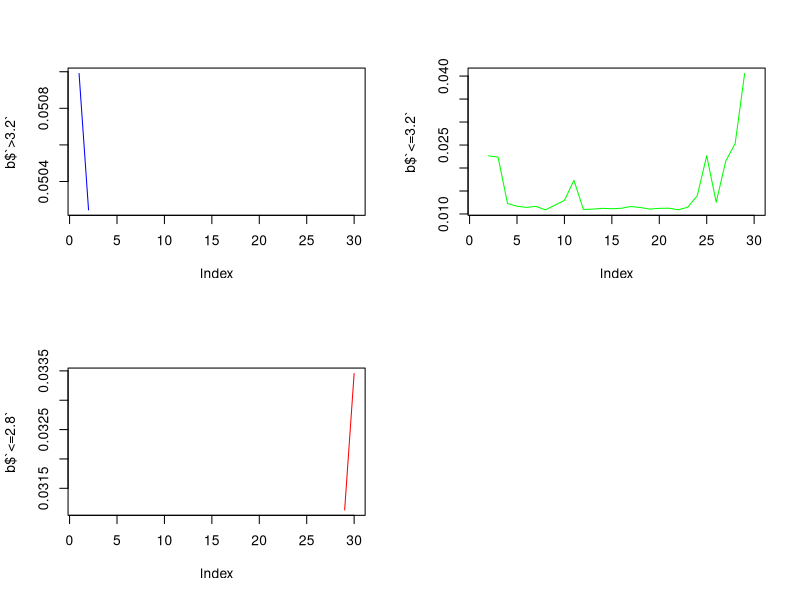
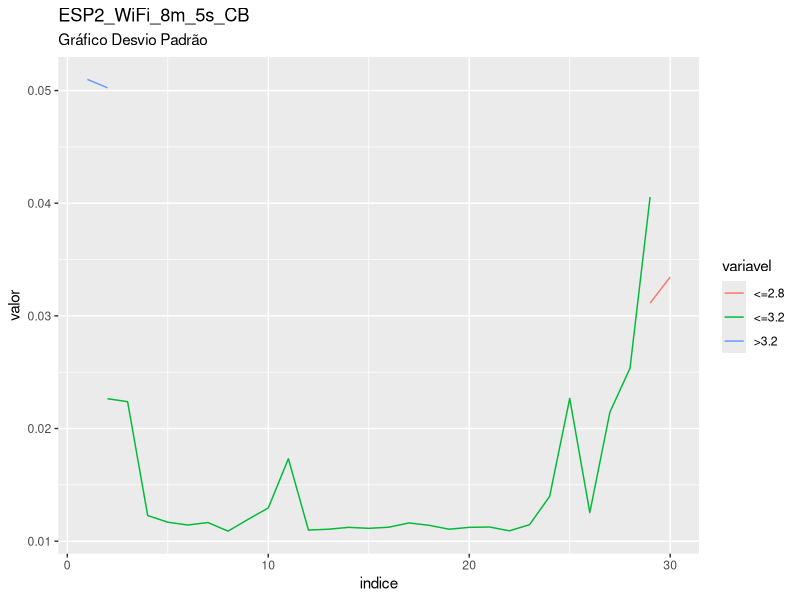
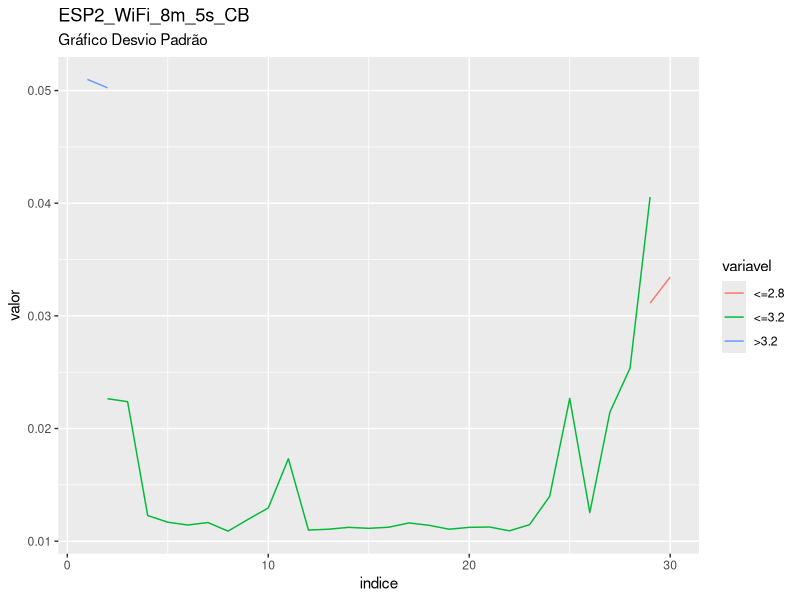

Write the R code that produced these figures, in order.
library(readxl)
plan_ESP2_WiFi_8m_5s_CB <- read_excel("ESP2 WiFi 8m 5s CB.xlsx")
View(plan_ESP2_WiFi_8m_5s_CB)

valor<-plan_ESP2_WiFi_8m_5s_CB$Column9
posicoes<-c(1:length(valor))

corte_1<-min(posicoes[which(valor==3.2)])
corte_2<-min(posicoes[which(valor==2.8)])

valor[which(posicoes==corte_1)]
valor[which(posicoes==corte_2)]

a<- rep(1,corte_1)
b<- rep(2,corte_2-corte_1)
c<- rep(3,length(valor)-corte_2)

plan_ESP2_WiFi_8m_5s_CB$nivel<-c(a,b,c)


###########################################################

require(lubridate)
plan_ESP2_WiFi_8m_5s_CB$t<-(plan_ESP2_WiFi_8m_5s_CB$Column1)
plan_ESP2_WiFi_8m_5s_CB$t0<-min((plan_ESP2_WiFi_8m_5s_CB$Column1))
plan_ESP2_WiFi_8m_5s_CB$survt<-(plan_ESP2_WiFi_8m_5s_CB$t-plan_ESP2_WiFi_8m_5s_CB$t0)
segundos<-round(as.numeric(diff(plan_ESP2_WiFi_8m_5s_CB$survt,1)))
plan_ESP2_WiFi_8m_5s_CB$segundos<-c(0,segundos)
plan_ESP2_WiFi_8m_5s_CB$segundos<- ifelse(plan_ESP2_WiFi_8m_5s_CB$segundos<0,5,plan_ESP2_WiFi_8m_5s_CB$segundos)
plan_ESP2_WiFi_8m_5s_CB$segundos_acum<-cumsum(plan_ESP2_WiFi_8m_5s_CB$segundos)
plan_ESP2_WiFi_8m_5s_CB$minutos_acum<-round(cumsum(plan_ESP2_WiFi_8m_5s_CB$segundos)/60)
plan_ESP2_WiFi_8m_5s_CB$minuto = cut(as.numeric(plan_ESP2_WiFi_8m_5s_CB$minutos_acum), c(0,5, 10,15, 20,25, 30,35, 40,45,50,55,60,65,70,75,80,85,90,95,100,105,110,115,120,125,130,135,140,145,Inf), right=FALSE)


tapply(plan_ESP2_WiFi_8m_5s_CB$Column9,plan_ESP2_WiFi_8m_5s_CB$nivel,sd)
tapply(plan_ESP2_WiFi_8m_5s_CB$Column9,plan_ESP2_WiFi_8m_5s_CB$minuto,sd)

a<-tapply(plan_ESP2_WiFi_8m_5s_CB$Column9,list(plan_ESP2_WiFi_8m_5s_CB$minuto, plan_ESP2_WiFi_8m_5s_CB$nivel),sd)
b<-data.frame(a)
names(b)<-c(">3.2","<=3.2","<=2.8")

# exportando saida para csv
write.csv(a,file="saida_dp_ESP2_WiFi_8m_5s_CB.csv")

#grafico

par(mfrow = c(2, 2))
plot(b$`>3.2`,col="blue",type="l")
plot(b$`<=3.2`,col="green",type="l")
plot(b$`<=2.8`,col="red",type="l")

b$indice<-c(1:nrow(b))

library(tidyr)
library(ggplot2)

dados_long <- b %>% gather(variavel, valor, -indice)

ggplot(data = dados_long, aes(x = indice, y = valor, group = variavel)) +
  geom_line(aes(colour = variavel)) +
labs(title = "ESP2_WiFi_8m_5s_CB", subtitle = "Gráfico Desvio Padrão")

ggsave("Grafico_DP_ESP2_WiFi_8m_5s_CB.png")
